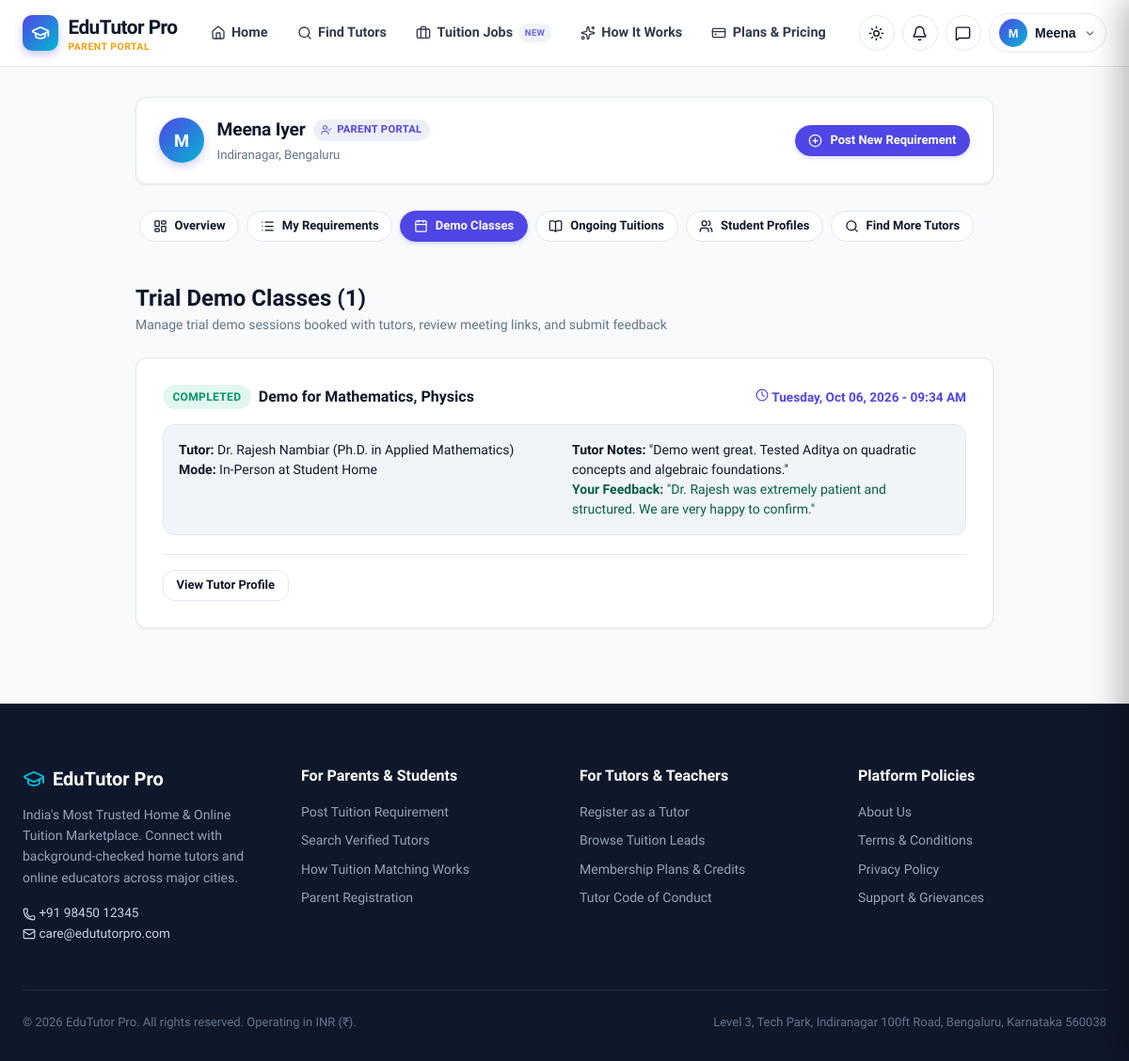
Page /parents/demos/ (signed in) on the earlier database version.
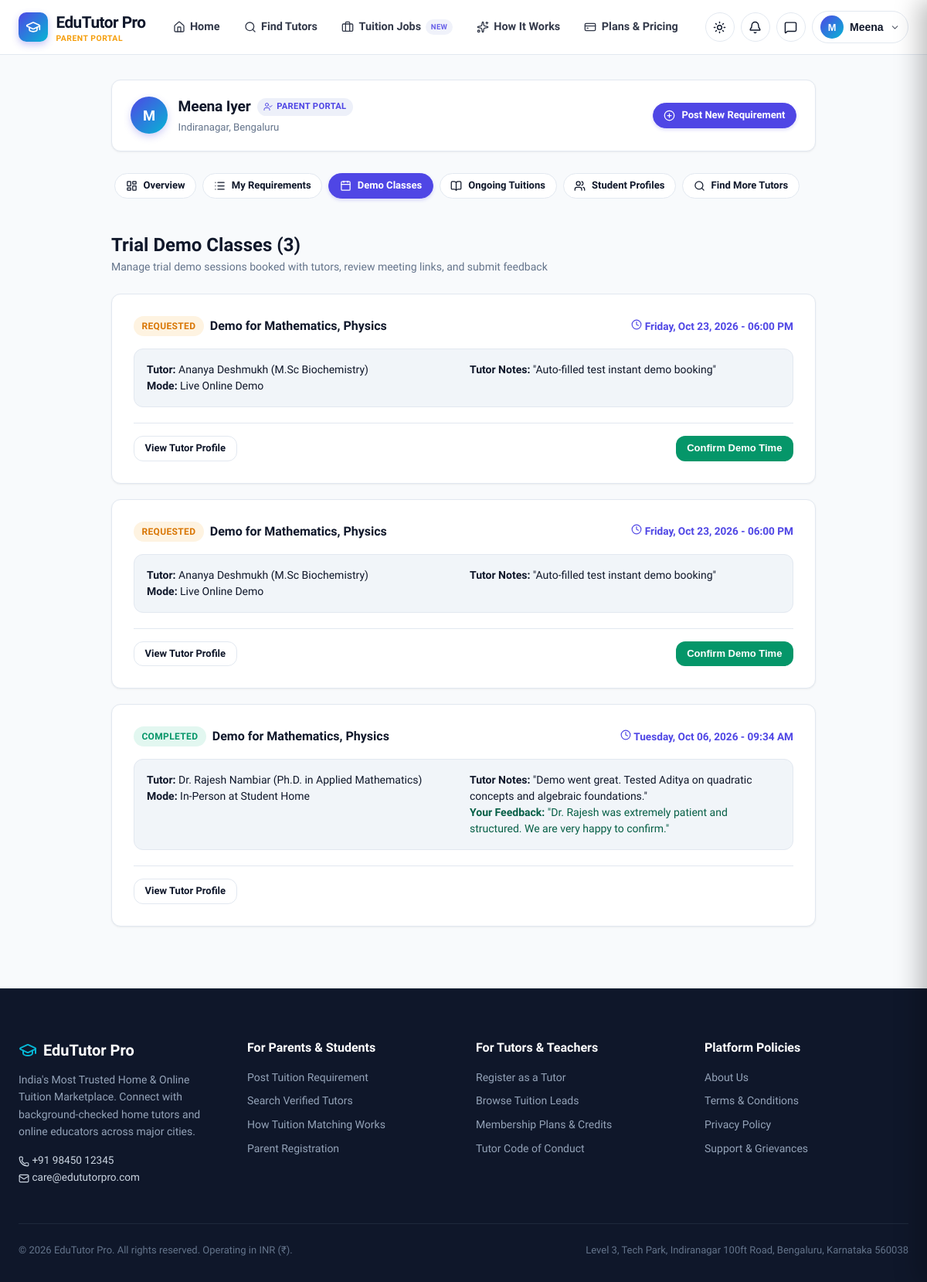
Same page on the later database version.
### apps/engagements/models.py (models this page shows, shortened)
class DemoClass(models.Model):
    class Status(models.TextChoices):
        REQUESTED = 'REQUESTED', _('Requested')
        PROPOSED = 'PROPOSED', _('Time Proposed by Tutor')
        CONFIRMED = 'CONFIRMED', _('Confirmed by Parent')
        COMPLETED = 'COMPLETED', _('Completed')
        CANCELLED = 'CANCELLED', _('Cancelled')
        RESCHEDULED = 'RESCHEDULED', _('Rescheduled')
        NO_SHOW = 'NO_SHOW', _('No Show')
    class Mode(models.TextChoices):
        HOME = 'HOME', _('In-Person at Student Home')
        ONLINE = 'ONLINE', _('Live Online Demo')
    requirement = models.ForeignKey(TuitionRequirement, on_delete=models.CASCADE, related_name='demo_classes')
    tutor = models.ForeignKey(TutorProfile, on_delete=models.CASCADE, related_name='demo_classes')
    parent = models.ForeignKey(ParentProfile, on_delete=models.CASCADE, related_name='demo_classes')
    mode = models.CharField(max_length=20, choices=Mode.choices, default=Mode.ONLINE)
    scheduled_datetime = models.DateTimeField()
    duration_minutes = models.PositiveIntegerField(default=45)
    meeting_link = models.URLField(max_length=500, blank=True, help_text=_('Online meeting link if mode is online'))
    address = models.TextField(blank=True, help_text=_('Location address if home demo'))
    status = models.CharField(max_length=25, choices=Status.choices, default=Status.REQUESTED)
    tutor_notes = models.TextField(blank=True)
    parent_feedback = models.TextField(blank=True)
    is_parent_satisfied = models.BooleanField(null=True, blank=True)
    attendance_confirmed_by_parent = models.BooleanField(default=False)
    created_at = models.DateTimeField(auto_now_add=True)
    updated_at = models.DateTimeField(auto_now=True)
    class Meta:
        ordering = ['-scheduled_datetime']

### apps/leads/models.py (models this page shows, shortened)
class TuitionRequirement(models.Model):
    class TuitionType(models.TextChoices):
        HOME_TUITION = 'HOME_TUITION', _('Home Tuition (Tutor visits student)')
        ONLINE_TUITION = 'ONLINE_TUITION', _('Online Tuition (Live Interactive)')
        TUTOR_LOCATION = 'TUTOR_LOCATION', _('At Tutor’s Location / Coaching')
        HYBRID = 'HYBRID', _('Hybrid (Mix of Home & Online)')
    class GenderPreference(models.TextChoices):
        ANY = 'ANY', _('No Preference (Any)')
        MALE = 'MALE', _('Male Tutor Preferred')
        FEMALE = 'FEMALE', _('Female Tutor Preferred')
    class BudgetType(models.TextChoices):
        MONTHLY = 'MONTHLY', _('Per Month')
        HOURLY = 'HOURLY', _('Per Hour')
        PER_CLASS = 'PER_CLASS', _('Per Class')
    class Status(models.TextChoices):
        DRAFT = 'DRAFT', _('Draft')
        PENDING_VERIFICATION = 'PENDING_VERIFICATION', _('Pending Verification')
        OPEN = 'OPEN', _('Open & Active')
        MATCHING = 'MATCHING', _('Matching In Progress')
        APPLICATIONS_RECEIVED = 'APPLICATIONS_RECEIVED', _('Applications Received')
        DEMO_SCHEDULED = 'DEMO_SCHEDULED', _('Demo Scheduled')
        TUTOR_SELECTED = 'TUTOR_SELECTED', _('Tutor Selected')
        CONFIRMED = 'CONFIRMED', _('Tuition Confirmed')
        ON_HOLD = 'ON_HOLD', _('On Hold')
        CLOSED = 'CLOSED', _('Closed')
        EXPIRED = 'EXPIRED', _('Expired')
        INVALID = 'INVALID', _('Invalid / Duplicate')
    lead_id = models.CharField(max_length=30, unique=True, db_index=True)
    parent = models.ForeignKey(ParentProfile, on_delete=models.CASCADE, related_name='requirements')
    student = models.ForeignKey(StudentProfile, on_delete=models.SET_NULL, null=True, blank=True, related_name='requirements')
    title = models.CharField(max_length=255, help_text=_('e.g. Home Tutor needed for Class 10 CBSE Math & Science'))
    student_class = models.CharField(max_length=100, default='Class 10')
    board_curriculum = models.CharField(max_length=100, default='CBSE')
    subjects = models.CharField(max_length=255, help_text=_('e.g. Mathematics, Physics, Chemistry'))
    tuition_type = models.CharField(max_length=30, choices=TuitionType.choices, default=TuitionType.HOME_TUITION)
    city = models.CharField(max_length=100, default='Bengaluru', db_index=True)
    locality = models.CharField(max_length=150, default='Indiranagar', db_index=True)
    pincode = models.CharField(max_length=15, blank=True)
    landmark = models.CharField(max_length=200, blank=True, help_text=_('Nearby landmark or neighborhood'))
    preferred_gender = models.CharField(max_length=15, choices=GenderPreference.choices, default=GenderPreference.ANY)
    days_per_week = models.PositiveIntegerField(default=3)
    preferred_timing = models.CharField(max_length=150, default='Evening (5:00 PM - 7:00 PM)')
    session_duration_mins = models.PositiveIntegerField(default=60)
    budget_amount = models.DecimalField(max_digits=10, decimal_places=2, default=5000.00)
    budget_type = models.CharField(max_length=20, choices=BudgetType.choices, default=BudgetType.MONTHLY)
    target_start_date = models.DateField(null=True, blank=True)
    learning_goals = models.TextField(blank=True, help_text=_('Target goals, weak concepts, exam preparation notes'))
    special_instructions = models.TextField(blank=True)
    parent_contact_name = models.CharField(max_length=150)
    contact_phone = models.CharField(max_length=30)
    contact_email = models.EmailField(blank=True)
    full_address = models.TextField(blank=True)
    credits_to_unlock = models.PositiveIntegerField(default=1, help_text=_('Contact credits consumed to view contact details'))
    status = models.CharField(max_length=30, choices=Status.choices, default=Status.OPEN, db_index=True)
    assigned_staff = models.ForeignKey(settings.AUTH_USER_MODEL, on_delete=models.SET_NULL, null=True, blank=True, related_name='assigned_leads')
    total_views = models.PositiveIntegerField(default=0)
    total_unlocks = models.PositiveIntegerField(default=0)
    total_applications = models.PositiveIntegerField(default=0)
    created_at = models.DateTimeField(auto_now_add=True, db_index=True)
    updated_at = models.DateTimeField(auto_now=True)
    expires_at = models.DateTimeField(null=True, blank=True)
    class Meta:
        ordering = ['-created_at']

### apps/tutors/models.py (models this page shows, shortened)
class TutorProfile(models.Model):
    class TeachingMode(models.TextChoices):
        HOME_ONLY = 'HOME_ONLY', _('Home Tuition Only')
        ONLINE_ONLY = 'ONLINE_ONLY', _('Online Tuition Only')
        BOTH_HOME_ONLINE = 'BOTH_HOME_ONLINE', _('Both Home & Online Tuition')
    class Gender(models.TextChoices):
        MALE = 'MALE', _('Male')
        FEMALE = 'FEMALE', _('Female')
        OTHER = 'OTHER', _('Other / Prefer not to say')
    class VerificationStatus(models.TextChoices):
        DRAFT = 'DRAFT', _('Draft')
        SUBMITTED = 'SUBMITTED', _('Submitted for Review')
        UNDER_REVIEW = 'UNDER_REVIEW', _('Under Review')
        VERIFIED = 'VERIFIED', _('Verified Profile')
        REJECTED = 'REJECTED', _('Rejected')
        SUSPENDED = 'SUSPENDED', _('Suspended')
    user = models.OneToOneField(settings.AUTH_USER_MODEL, on_delete=models.CASCADE, related_name='tutor_profile')
    headline = models.CharField(max_length=200, blank=True, help_text=_('e.g. Senior CBSE & ICSE Mathematics Faculty with 7+ Yrs Exp'))
    bio = models.TextField(blank=True, help_text=_('Detailed teaching philosophy, methodology, and student success highlights'))
    gender = models.CharField(max_length=15, choices=Gender.choices, default=Gender.MALE)
    date_of_birth = models.DateField(null=True, blank=True)
    experience_years = models.PositiveIntegerField(default=2)
    highest_qualification = models.CharField(max_length=150, default='Bachelor of Science')
    institution_name = models.CharField(max_length=200, blank=True)
    teaching_mode = models.CharField(max_length=25, choices=TeachingMode.choices, default=TeachingMode.BOTH_HOME_ONLINE)
    hourly_rate = models.DecimalField(max_digits=10, decimal_places=2, default=500.00)
    monthly_rate_estimate = models.DecimalField(max_digits=10, decimal_places=2, default=5000.00)
    primary_city = models.CharField(max_length=100, default='Bengaluru', db_index=True)
    primary_locality = models.CharField(max_length=150, default='Indiranagar', db_index=True)
    service_radius_km = models.PositiveIntegerField(default=10, help_text=_('Service radius for home tuition in kilometers'))
    private_address = models.TextField(blank=True, help_text=_('Confidential residential address for verification only'))
    languages_spoken = models.CharField(max_length=255, default='English, Hindi')
    online_tools = models.CharField(max_length=255, blank=True, default='Zoom, Google Meet, Digital Pen Tablet')
    demo_video_url = models.URLField(max_length=500, blank=True, help_text=_('Demo introduction video link (YouTube, Vimeo, Drive)'))
    average_response_time_minutes = models.PositiveIntegerField(default=12, help_text=_('Average lead response speed in minutes'))
    verification_status = models.CharField(max_length=25, choices=VerificationStatus.choices, default=VerificationStatus.SUBMITTED, db_index=True)
    verification_notes = models.TextField(blank=True, help_text=_('Internal administrator/operations notes'))
    verified_at = models.DateTimeField(null=True, blank=True)
    verified_by = models.ForeignKey(settings.AUTH_USER_MODEL, on_delete=models.SET_NULL, null=True, blank=True, related_name='verified_tutors')
    is_featured = models.BooleanField(default=False, db_index=True)
    profile_score = models.PositiveIntegerField(default=85, help_text=_('Calculated profile completeness & trust score 0-100'))
    average_rating = models.DecimalField(max_digits=3, decimal_places=2, default=4.90)
    total_reviews = models.PositiveIntegerField(default=0)
    total_completed_tuitions = models.PositiveIntegerField(default=0)
    created_at = models.DateTimeField(auto_now_add=True)
    updated_at = models.DateTimeField(auto_now=True)
    class Meta:
        ordering = ['-is_featured', '-average_rating', '-created_at']
    @property
    def display_name(self):
        return self.user.display_name

### apps/accounts/models.py (models this page shows, shortened)
class User(AbstractUser):
    class Role(models.TextChoices):
        SUPER_ADMIN = 'SUPER_ADMIN', _('Super Administrator')
        OPERATIONS = 'OPERATIONS', _('Operations Manager')
        TUTOR = 'TUTOR', _('Tutor / Educator')
        PARENT = 'PARENT', _('Parent / Guardian')
        STUDENT = 'STUDENT', _('Student')
        STAFF = 'STAFF', _('Support & Finance Staff')
    role = models.CharField(
        max_length=20,
        choices=Role.choices,
        default=Role.PARENT,
        help_text=_('User role defining default permissions and portal view')
    )
    phone_number = models.CharField(max_length=20, blank=True, db_index=True)
    is_phone_verified = models.BooleanField(default=False)
    is_email_verified = models.BooleanField(default=False)
    city = models.CharField(max_length=100, blank=True, db_index=True)
    locality = models.CharField(max_length=150, blank=True)
    avatar = models.ImageField(upload_to='avatars/', blank=True, null=True)
    avatar_url = models.URLField(max_length=500, blank=True, help_text=_('External or simulated avatar URL'))
    referral_code = models.CharField(max_length=20, unique=True, blank=True, null=True)
    referred_by = models.ForeignKey(
        'self',
        on_delete=models.SET_NULL,
        null=True,
        blank=True,
        related_name='referrals_made'
    )
    created_at = models.DateTimeField(auto_now_add=True)
    updated_at = models.DateTimeField(auto_now=True)
    @property
    def is_tutor(self):
        return self.role == self.Role.TUTOR
    @property
    def is_parent(self):
        return self.role == self.Role.PARENT
    @property
    def is_operations(self):
        return self.role in [self.Role.OPERATIONS, self.Role.SUPER_ADMIN] or self.is_superuser
    @property
    def is_super_admin(self):
        return self.role == self.Role.SUPER_ADMIN or self.is_superuser
    @property
    def display_name(self):
        name = f"{self.first_name} {self.last_name}".strip()
        return name if name else self.username

### apps/parents/views.py (the view, shortened to what this page needs)
# urls.py: path('demos/', views.demos_list_view, name='demos'),
@login_required
def demos_list_view(request):
    if not request.user.is_parent:
        return redirect('accounts:dashboard_redirect')
    parent_prof = get_object_or_404(ParentProfile, user=request.user)
    demos = DemoClass.objects.filter(parent=parent_prof).select_related('tutor__user', 'requirement')
    return render(request, 'parents/demos_list.html', {'demos': demos})

### apps/core/context_processors.py (called while the page is built)
def global_branding_and_theme(request):
    company = CompanySettings.get_settings()
    theme = ThemeSettings.get_settings()
    unread_notifications_count = 0
    if request.user.is_authenticated:
        try:
            unread_notifications_count = Notification.objects.filter(user=request.user, is_read=False).count()
        except Exception:
            unread_notifications_count = 0
    return {
        'company': company,
        'theme': theme,
        'unread_notifications_count': unread_notifications_count,
    }

### apps/core/models.py (called while the page is built)
    @classmethod
    def get_settings(cls):
        obj, created = cls.objects.get_or_create(pk=1)
        return obj

    @classmethod
    def get_settings(cls):
        obj, created = cls.objects.get_or_create(pk=1)
        return obj

### templates/parents/demos_list.html (shortened to what this page needs)
{% extends "base.html" %}
{% block content %}
<div class="container" style="padding-top: 2rem; padding-bottom: 5rem; max-width: 960px;">
  {% include "parents/_parent_nav.html" %}
  <div style="margin-bottom: 1.5rem;">
    <h2 style="font-size: 1.5rem; font-weight: 800; color: var(--text);">Trial Demo Classes ({{ demos.count }})</h2>
    <p style="color: var(--text-muted); font-size: 0.875rem;">Manage trial demo sessions booked with tutors, review meeting links, and submit feedback</p>
  </div>
  <div style="display: flex; flex-direction: column; gap: 1.25rem;">
    {% for demo in demos %}
      <div class="card" style="padding: 1.75rem;">
        <div class="flex items-center justify-between" style="margin-bottom: 1rem; flex-wrap: wrap; gap: 0.5rem;">
          <div class="flex items-center gap-2">
            <span class="badge {% if demo.status == 'COMPLETED' %}badge-success{% elif demo.status == 'CANCELLED' %}badge-danger{% else %}badge-warning{% endif %}">
              {{ demo.get_status_display }}
            </span>
            <span style="font-weight: 700; color: var(--text);">Demo for {{ demo.requirement.subjects }}</span>
          </div>
          <span style="font-size: 0.85rem; font-weight: 700; color: var(--primary);">
            <i data-lucide="clock" style="width: 14px; height: 14px; display: inline;"></i> {{ demo.scheduled_datetime|date:"l, M d, Y - h:i A" }}
          </span>
        </div>
        <div class="grid grid-cols-1 sm:grid-cols-2 gap-4" style="background: var(--surface-hover); border: 1px solid var(--border); border-radius: var(--border-radius); padding: 1rem; margin-bottom: 1.25rem; font-size: 0.875rem;">
          <div>
            <div><strong>Tutor:</strong> {{ demo.tutor.display_name }} ({{ demo.tutor.highest_qualification }})</div>
            <div><strong>Mode:</strong> {{ demo.get_mode_display }}</div>
          </div>
          <div>
            {% if demo.tutor_notes %}
              <div><strong>Tutor Notes:</strong> "{{ demo.tutor_notes }}"</div>
            {% endif %}
            {% if demo.parent_feedback %}
              <div style="color: #065f46;"><strong>Your Feedback:</strong> "{{ demo.parent_feedback }}"</div>
            {% endif %}
          </div>
        </div>
        <div class="flex justify-between items-center flex-wrap gap-2" style="border-top: 1px solid var(--border); padding-top: 1rem;">
          <a href="{% url 'tutors:detail' demo.tutor.pk %}" class="btn btn-secondary btn-sm" target="_blank">
            View Tutor Profile
          </a>
          <div class="flex gap-2 flex-wrap">
            {% if demo.status == 'PROPOSED' or demo.status == 'REQUESTED' %}
              <form method="post" style="display: inline;">
                <button type="submit" class="btn btn-success btn-sm">Confirm Demo Time</button>
              </form>
            {% endif %}
          </div>
        </div>
      </div>
    {% endfor %}
  </div>
</div>
{% endblock %}

Differences in the rows shown:
added DemoClass: status "REQUESTED", requirement.subjects "Mathematics, Physics", scheduled_datetime "Friday, Oct 23, 2026 - 06:00 PM", tutor.display_name "Ananya Deshmukh", tutor.highest_qualification "M.Sc Biochemistry", mode "Live Online Demo", tutor_notes "Auto-filled test instant demo booking"
added DemoClass: status "REQUESTED", requirement.subjects "Mathematics, Physics", scheduled_datetime "Friday, Oct 23, 2026 - 06:00 PM", tutor.display_name "Ananya Deshmukh", tutor.highest_qualification "M.Sc Biochemistry", mode "Live Online Demo", tutor_notes "Auto-filled test instant demo booking"
Other differences:
{{ demos.count }}: "1" → "3"
